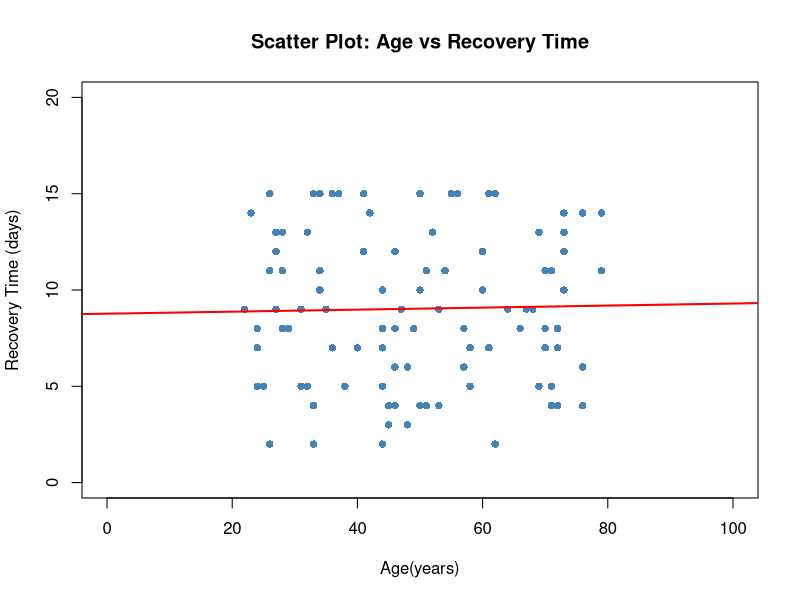

The R script that drew this image:
#create a scatterplot

set.seed(123)
patient_data <- data.frame( Age = sample(20:80, 100, replace =TRUE),
                            Recovery_Time = sample(2:15, 100, replace =TRUE))

plot(patient_data$Age, patient_data$Recovery_Time,
     main = "Scatter Plot: Age vs Recovery Time",
     xlab = "Age(years)",
     ylab = "Recovery Time (days)",
     pch = 16, #filled circles
     col = "steelblue",
     xlim = c(0,100),
     ylim = c(0,20))

#Add a trend line
abline(lm(Recovery_Time ~ Age, data = patient_data), col = "red", lwd =2)